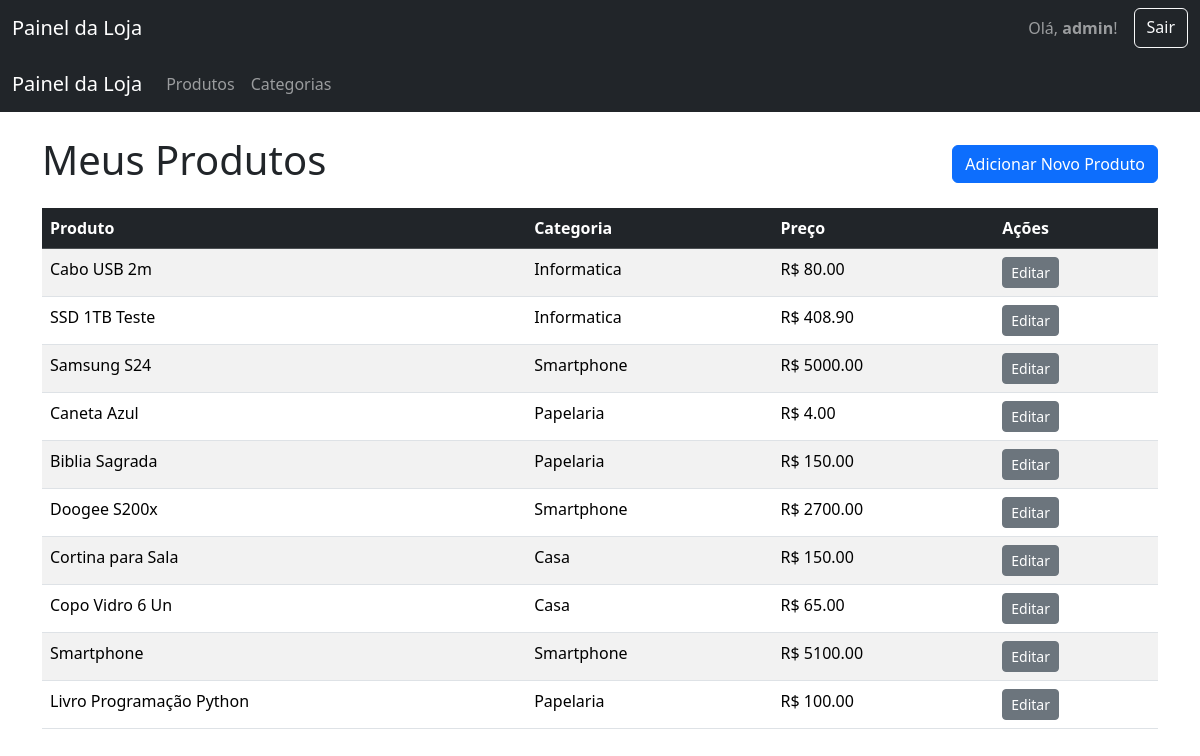
Screenshot of /painel/ (signed in) with the database file from the repository.
### shop/models.py (models this page shows, shortened)
class Product(models.Model):
    title = models.CharField(max_length=180)
    slug = models.SlugField(max_length=180, unique=True)
    description = models.TextField(blank=True)
    price_cents = models.PositiveIntegerField()
    stock = models.PositiveIntegerField(default=0)
    image_url = models.URLField(blank=True)
    category = models.ForeignKey("Category", null=True, blank=True, on_delete=models.SET_NULL, related_name="products")
    active = models.BooleanField(default=True)
    featured = models.BooleanField(default=False)
    views = models.PositiveIntegerField(default=0)
    created_at = models.DateTimeField(auto_now_add=True)
    @property
    def price(self):
        return self.price_cents / 100

class Category(models.Model):
    name = models.CharField(max_length=120)
    slug = models.SlugField(max_length=140, unique=True)
    featured = models.BooleanField(default=False)
    class Meta:
        verbose_name_plural = "Categories"

### shop/views.py (the view)
# urls.py: path('', views.lista_produtos_view, name='lista_produtos'),
@login_required
def lista_produtos_view(request):
    produtos = Product.objects.all().order_by('-created_at')
    return render(request, 'shop/painel/lista_produtos.html', {'products': produtos})

### shop/templates/shop/painel/lista_produtos.html (shortened to what this page needs)
{% extends 'shop/painel/base_painel.html' %}
{% block content %}
    <div class="d-flex justify-content-between align-items-center mb-3">
        <h1>Meus Produtos</h1>
        <a href="{% url 'painel:criar_produto' %}" class="btn btn-primary">Adicionar Novo Produto</a>
    </div>
    <table class="table table-striped table-hover">
        <thead class="table-dark">
            <tr>
                <th>Produto</th>
                <th>Categoria</th>
                <th>Preço</th>
                <th>Ações</th>
            </tr>
        </thead>
        <tbody>
            {% for product in products %}
                <tr>
                    <td>{{ product.title }}</td>
                    <td>{{ product.category.name }}</td>
                    <td>R$ {{ product.price|floatformat:2 }}</td>
                    <td>
                        <a href="{% url 'painel:editar_produto' product.pk %}" class="btn btn-sm btn-secondary">Editar</a>
                    </td>
                </tr>
            {% empty %}
                <tr>
                    <td colspan="4" class="text-center">Nenhum produto cadastrado ainda.</td>
                </tr>
            {% endfor %}
        </tbody>
    </table>
{% endblock %}

### shop/templates/shop/painel/base_painel.html (shortened to what this page needs)
<!DOCTYPE html>
<html lang="pt-br">
<head>
    <link href="https://cdn.jsdelivr.net/npm/bootstrap@5.3.3/dist/css/bootstrap.min.css" rel="stylesheet">
</head>
<body>
    <nav class="navbar navbar-expand-lg navbar-dark bg-dark">
        <div class="container-fluid">
            <a class="navbar-brand" href="{% url 'painel:lista_produtos' %}">Painel da Loja</a>
            <div class="d-flex">
                <span class="navbar-text me-3">
                    Olá, <strong>{{ user.username }}</strong>!
                </span>
                <a href="{% url 'logout' %}" class="btn btn-outline-light">Sair</a>
            </div>
        </div>
    </nav>
    <nav class="navbar navbar-expand-lg navbar-dark bg-dark">
        <div class="container-fluid">
            <a class="navbar-brand" href="{% url 'painel:lista_produtos' %}">Painel da Loja</a>
            <div class="collapse navbar-collapse">
                <ul class="navbar-nav me-auto mb-2 mb-lg-0">
                    <li class="nav-item">
                        <a class="nav-link" href="{% url 'painel:lista_produtos' %}">Produtos</a>
                    </li>
                    <li class="nav-item">
                        <a class="nav-link" href="{% url 'painel:lista_categorias' %}">Categorias</a>
                    </li>
                </ul>
            </div>
        </div>
    </nav>
    <main class="container mt-4">
        {% block content %}
        {% endblock %}
    </main>
</body>
</html>

### rows the page displays
Product: title "Cabo USB 2m", category.name "Informatica", price "80.00"
Product: title "SSD 1TB Teste", category.name "Informatica", price "408.90"
Product: title "Samsung S24", category.name "Smartphone", price "5000.00"
Product: title "Caneta Azul", category.name "Papelaria", price "4.00"
Product: title "Biblia Sagrada", category.name "Papelaria", price "150.00"
Product: title "Doogee S200x", category.name "Smartphone", price "2700.00"
Product: title "Cortina para Sala", category.name "Casa", price "150.00"
Product: title "Copo Vidro 6 Un", category.name "Casa", price "65.00"
Product: title "Smartphone", category.name "Smartphone", price "5100.00"
Product: title "Livro Programação Python", category.name "Papelaria", price "100.00"

### other values shown
{{ user.username }} "admin"
